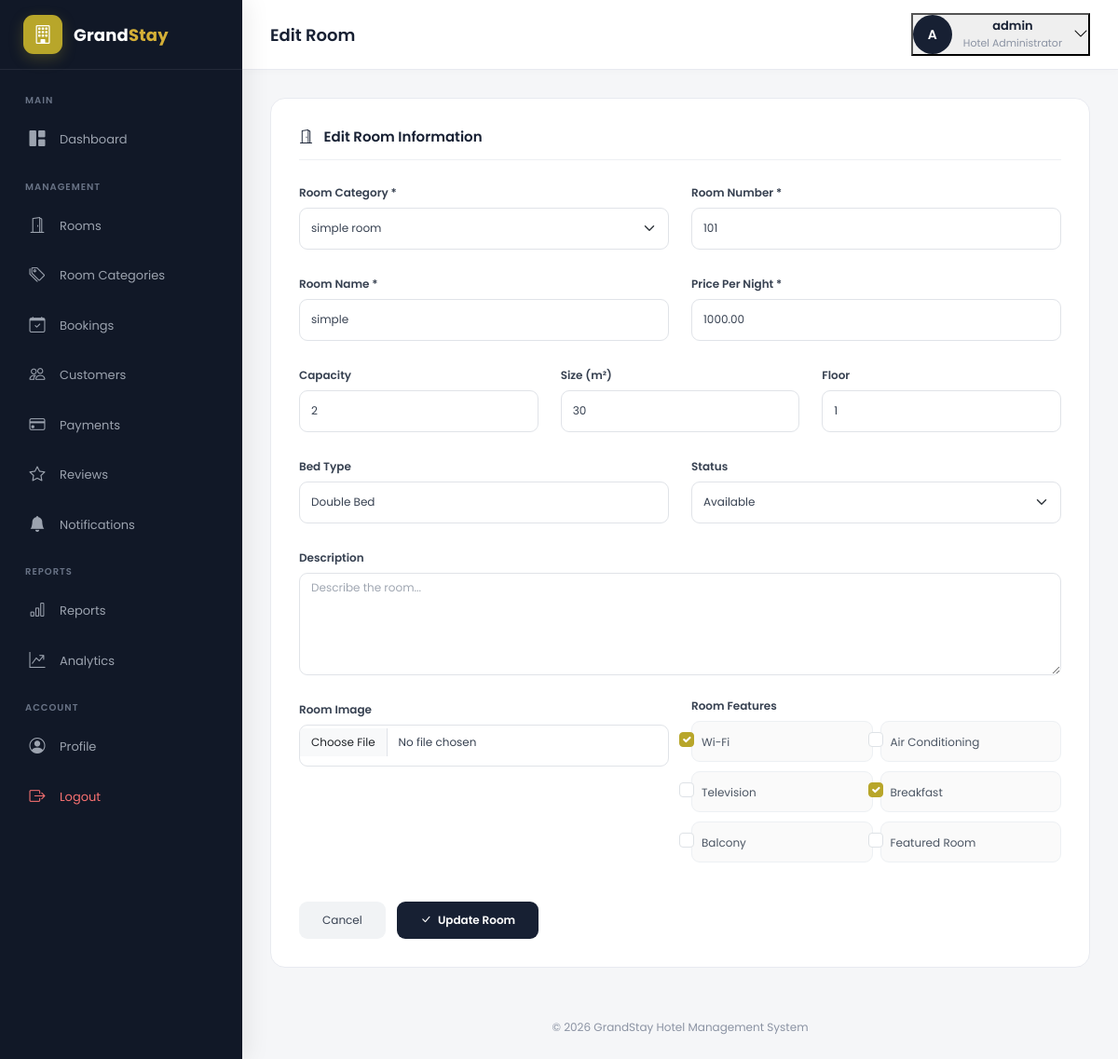
Page /dashboard/rooms/edit/2/ (signed in) on the earlier database version.
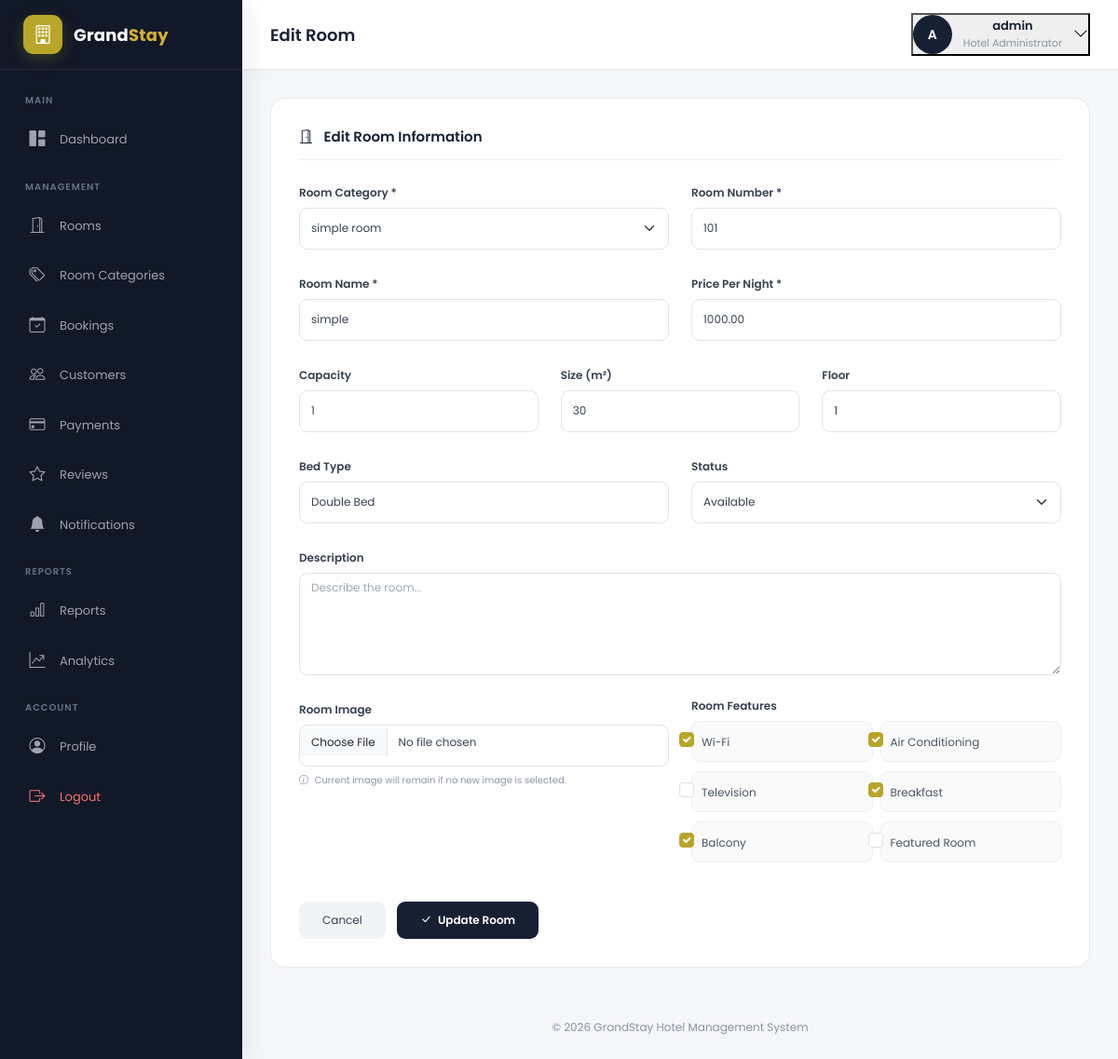
Same page on the later database version.
### rooms/models.py (models this page shows, shortened)
class Room(models.Model):
    STATUS_CHOICES = [
        ('available', 'Available'),
        ('maintenance', 'Maintenance'),
        ('inactive', 'Inactive'),
    ]
    category = models.ForeignKey(
        RoomCategory,
        on_delete=models.PROTECT,
        related_name='rooms'
    )
    room_number = models.CharField(
        max_length=20,
        unique=True
    )
    name = models.CharField(
        max_length=150
    )
    description = models.TextField(
        blank=True
    )
    price = models.DecimalField(
        max_digits=10,
        decimal_places=2
    )
    capacity = models.PositiveIntegerField(
        default=2
    )
    size = models.PositiveIntegerField(
        default=30,
        help_text="Room size in square meters"
    )
    bed_type = models.CharField(
        max_length=100,
        default="Double Bed"
    )
    floor = models.PositiveIntegerField(
        default=1
    )
    image = models.ImageField(
        upload_to='rooms/',
        blank=True,
        null=True
    )
    status = models.CharField(
        max_length=20,
        choices=STATUS_CHOICES,
        default='available'
    )
    is_featured = models.BooleanField(
        default=False
    )
    has_wifi = models.BooleanField(
        default=True
    )
    has_ac = models.BooleanField(
        default=True
    )
    has_tv = models.BooleanField(
        default=True
    )
    has_breakfast = models.BooleanField(
        default=False
    )
    has_balcony = models.BooleanField(
        default=False
    )
    created_at = models.DateTimeField(
        auto_now_add=True
    )
    updated_at = models.DateTimeField(
        auto_now=True
    )
    class Meta:
        verbose_name = "Room"
        verbose_name_plural = "Rooms"
        ordering = ['room_number']

class RoomCategory(models.Model):
    name = models.CharField(
        max_length=100,
        unique=True
    )
    description = models.TextField(
        blank=True
    )
    max_guests = models.PositiveIntegerField(
        default=2
    )
    is_active = models.BooleanField(
        default=True
    )
    created_at = models.DateTimeField(
        auto_now_add=True
    )
    updated_at = models.DateTimeField(
        auto_now=True
    )
    class Meta:
        verbose_name = "Room Category"
        verbose_name_plural = "Room Categories"
        ordering = ['name']

### dashboard/views.py (the view, shortened to what this page needs)
@staff_member_required(
    login_url="dashboard_login"
)
def edit_room(
    request,
    room_id
):
    room = get_object_or_404(
        Room,
        id=room_id
    )
    categories = (
        RoomCategory.objects
        .filter(
            is_active=True
        )
        .order_by(
            "name"
        )
    )
    return render(
        request,
        "dashboard/room_form.html",
        {
            "room":
                room,
            "categories":
                categories,
            "edit_mode":
                True
        }
    )

### templates/dashboard/room_form.html (shortened to what the changed rows need)
{% extends "dashboard/base.html" %}
{% block content %}
<div class="form-card">
<form
    method="POST"
    enctype="multipart/form-data"
>
    <div class="row g-4">
        <div class="col-md-6">
            <label class="form-label">
                Room Category *
            </label>
            <select
                name="category"
                class="form-select"
                required
            >
                {% for category in categories %}
                    <option
                        value="{{ category.id }}"
                        {% if room and room.category_id == category.id %}
                            selected
                        {% elif form_data.category == category.id|stringformat:"s" %}
                            selected
                        {% endif %}
                    >
                        {{ category.name }}
                    </option>
                {% endfor %}
            </select>
        </div>
        <div class="col-md-6">
            <label class="form-label">
                Room Number *
            </label>
            <input
                type="text"
                name="room_number"
                class="form-control"
                value="{% if room %}{{ room.room_number }}{% else %}{{ form_data.room_number|default:'' }}{% endif %}"
                placeholder="Example: 101"
                required
            >
        </div>
        <div class="col-md-6">
            <label class="form-label">
                Room Name *
            </label>
            <input
                type="text"
                name="name"
                class="form-control"
                value="{% if room %}{{ room.name }}{% else %}{{ form_data.name|default:'' }}{% endif %}"
                placeholder="Example: Deluxe King Room"
                required
            >
        </div>
        <div class="col-md-6">
            <label class="form-label">
                Price Per Night *
            </label>
            <input
                type="number"
                step="0.01"
                min="0"
                name="price"
                class="form-control"
                value="{% if room %}{{ room.price }}{% else %}{{ form_data.price|default:'' }}{% endif %}"
                placeholder="Example: 5000"
                required
            >
        </div>
        <div class="col-md-4">
            <label class="form-label">
                Capacity
            </label>
            <input
                type="number"
                name="capacity"
                class="form-control"
                min="1"
                value="{% if room %}{{ room.capacity }}{% else %}{{ form_data.capacity|default:'2' }}{% endif %}"
            >
        </div>
        <div class="col-md-4">
            <label class="form-label">
                Size (m²)
            </label>
            <input
                type="number"
                name="size"
                class="form-control"
                min="1"
                value="{% if room %}{{ room.size }}{% else %}{{ form_data.size|default:'30' }}{% endif %}"
            >
        </div>
        <div class="col-md-4">
            <label class="form-label">
                Floor
            </label>
            <input
                type="number"
                name="floor"
                class="form-control"
                min="1"
                value="{% if room %}{{ room.floor }}{% else %}{{ form_data.floor|default:'1' }}{% endif %}"
            >
        </div>
        <div class="col-md-6">
            <label class="form-label">
                Bed Type
            </label>
            <input
                type="text"
                name="bed_type"
                class="form-control"
                value="{% if room %}{{ room.bed_type }}{% else %}{{ form_data.bed_type|default:'Double Bed' }}{% endif %}"
                placeholder="Example: King Bed"
            >
        </div>
        <div class="col-md-6">
            <label class="form-label">
                Status
            </label>
            <select
                name="status"
                class="form-select"
            >
                <option
                    value="available"
                    {% if room and room.status == "available" %}
                        selected
                    {% elif not room %}
                        selected
                    {% endif %}
                >
                    Available
                </option>
            </select>
        </div>
        <div class="col-md-6">
            <label class="form-label">
                Room Image
            </label>
            <input
                type="file"
                name="image"
                class="form-control"
                accept="image/*"
            >
            {% if room and room.image %}
                <span class="current-image-text">
                    <i class="bi bi-info-circle me-1"></i>
                    Current image will remain if no new image is selected.
                </span>
            {% endif %}
        </div>
        <div class="col-md-6">
            <div class="row g-2">
                <div class="col-6">
                    <div class="form-check">
                        <input
                            class="form-check-input"
                            type="checkbox"
                            name="has_wifi"
                            id="wifi"
                            {% if room %}
                                {% if room.has_wifi %}
                                    checked
                                {% endif %}
                            {% else %}
                                checked
                            {% endif %}
                        >
                        <label
                            class="form-check-label"
                            for="wifi"
                        >
                            Wi-Fi
                        </label>
                    </div>
                </div>
                <div class="col-6">
                    <div class="form-check">
                        <input
                            class="form-check-input"
                            type="checkbox"
                            name="has_ac"
                            id="ac"
                            {% if room %}
                                {% if room.has_ac %}
                                    checked
                                {% endif %}
                            {% else %}
                                checked
                            {% endif %}
                        >
                        <label
                            class="form-check-label"
                            for="ac"
                        >
                            Air Conditioning
                        </label>
                    </div>
                </div>
                <div class="col-6">
                    <div class="form-check">
                        <input
                            class="form-check-input"
                            type="checkbox"
                            name="has_tv"
                            id="tv"
                            {% if room %}
                            {% else %}
                                checked
                            {% endif %}
                        >
                        <label
                            class="form-check-label"
                            for="tv"
                        >
                            Television
                        </label>
                    </div>
                </div>
                <div class="col-6">
                    <div class="form-check">
                        <input
                            class="form-check-input"
                            type="checkbox"
                            name="has_breakfast"
                            id="breakfast"
                            {% if room and room.has_breakfast %}
                                checked
                            {% endif %}
                        >
                        <label
                            class="form-check-label"
                            for="breakfast"
                        >
                            Breakfast
                        </label>
                    </div>
                </div>
                <div class="col-6">
                    <div class="form-check">
                        <input
                            class="form-check-input"
                            type="checkbox"
                            name="has_balcony"
                            id="balcony"
                            {% if room and room.has_balcony %}
                                checked
                            {% endif %}
                        >
                        <label
                            class="form-check-label"
                            for="balcony"
                        >
                            Balcony
                        </label>
                    </div>
                </div>
                <div class="col-6">
                    <div class="form-check">
                        <input
                            class="form-check-input"
                            type="checkbox"
                            name="is_featured"
                            id="featured"
                        >
                        <label
                            class="form-check-label"
                            for="featured"
                        >
                            Featured Room
                        </label>
                    </div>
                </div>
            </div>
        </div>
    </div>
</form>
</div>
{% endblock %}

Differences in the rows shown:
changed Room "simple": capacity "2" → "1"; image empty → "rooms/h.jpg" (drawn); has_ac "☐" → "☑"; has_balcony "☐" → "☑"
Other differences:
text now shown: "Current image will remain if no new image is selected."
